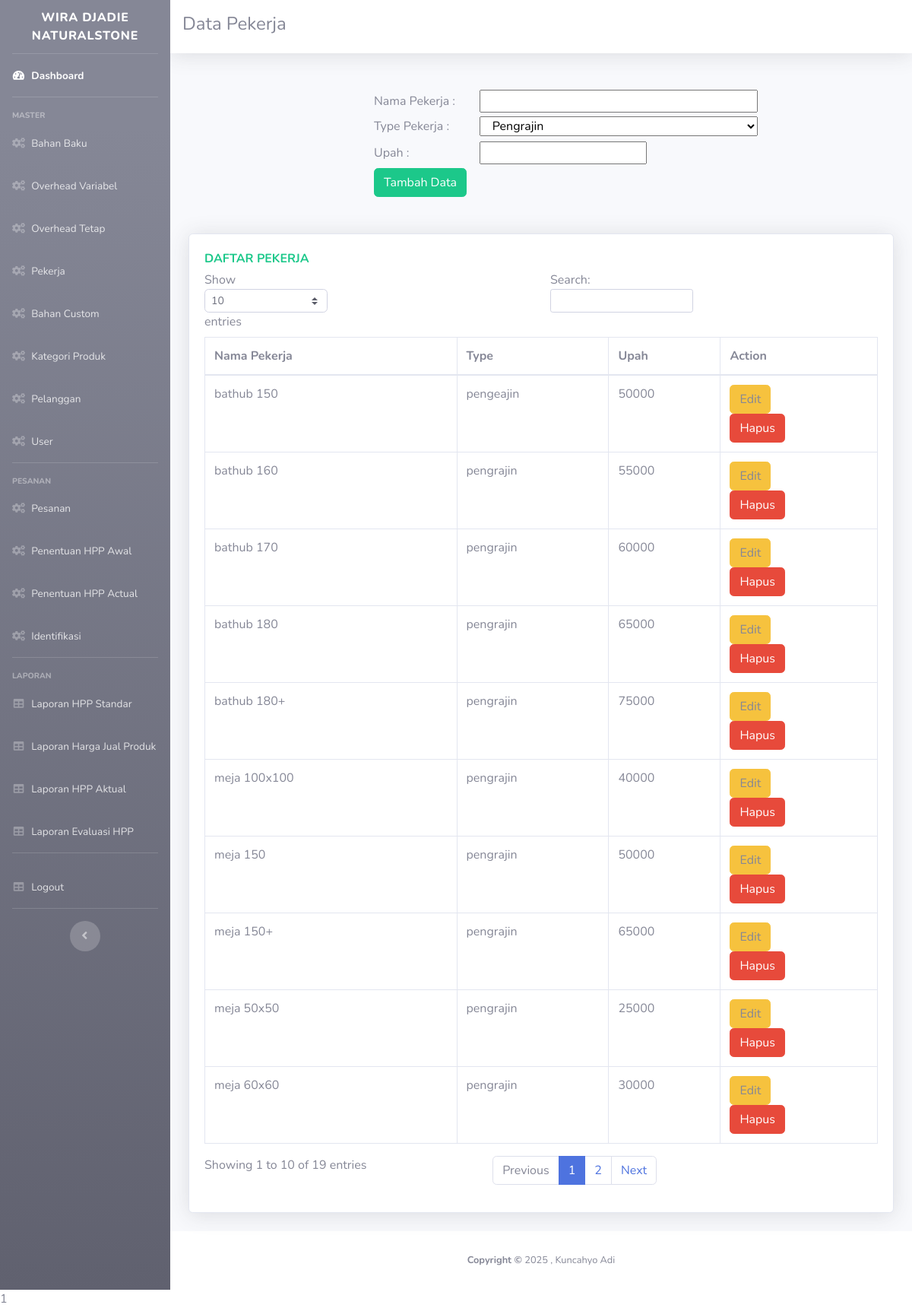
/pekerja.php, run on the app's committed database.
### tables this page shows
CREATE TABLE `biaya_tenaga_kerja_langsung_standar` (
  `id_btkl_standar` int(11) NOT NULL,
  `nama_btkl_standar` varchar(250) NOT NULL,
  `type_btkl_standar` varchar(150) NOT NULL,
  `upah_btkl_standar` float NOT NULL,
  `satuan_btkl_standar` varchar(20) NOT NULL,
  `jumlah_satuan_btkl_standar` int(11) NOT NULL
);

### pekerja.php (the view, shortened to what this page needs)
    <?php
        include '_partial/head.php';
        include '_partial/sidebar.php';
        include 'koneksi1.php';
    ?>
      <div id="content">
        <nav class="navbar navbar-expand navbar-light bg-white topbar mb-4 static-top shadow">
<h4> Data Pekerja</h4>
        </nav>
        <div class="container-fluid">
          <br>
           <div class="row col-12">
              <form class="col-12" role="form" action="insertpekerja.php" method="post" enctype="multipart/form-data">
                    <label class="form-label col-2 offset-3">Nama Pekerja :</label>
                    <input type="text" id="nama" name="nama" class="form-select col-5">
                    <br>
                    <label class="form-label col-2 offset-3">Type Pekerja :</label>
                    <select id="type" name="type" class="form-select col-5">
                        <option value="Pengrajin">Pengrajin</option>
                    </select>
                    <br>
                    <label class="form-label col-2 offset-3">Upah :</label>
                    <input type="number" id="upah" name="upah" class="form-select col-3">
                    <br>
                  <div class="button col-5 offset-3">
                    <button class="btn btn-success" type="submit">Tambah Data</button>
                    <br>
                  </div>
              </form>
          </div>
          <br><br>
            <div class="row">
            <div class="col-xl-12">
                <div class="card shadow mb-4">
                <div class="card-body tab-content" id="myTabContent">
                <div class="text-x font-weight-bold text-success text-uppercase mb-1">Daftar Pekerja</div>
                <div class="table-responsive tab-pane fade show active" id="bb">
                <table class="table table-bordered" id="dataTable" width="100%" cellspacing="0">
                    <thead>
                        <tr>
                            <th>Nama Pekerja</th>
                            <th>Type</th>
                            <th>Upah</th>
                            <th>Action</th>
                    </thead>
                    <tbody>
                       <?php
                          $sql = 'SELECT * FROM biaya_tenaga_kerja_langsung_standar';
                          $query = mysqli_query($koneksi, $sql);
                             while ($row = mysqli_fetch_array($query))
                                {
                                 ?>
                                  <tr>
                                      <td><?php echo $row['nama_btkl_standar'];?></td>
                                      <td><?php echo $row['type_btkl_standar'];?></td>
                                      <td><?php echo $row['upah_btkl_standar'];?></td>
                                      <td>
                                          <a class="btn btn-warning" data-toggle="modal" data-target="#exampleModal<?php echo $row['id_btkl_standar'];?>">Edit</a>
                                          <br>
                                          <a class="btn btn-danger" href="deletepekerja.php?id=<?php echo $row['id_btkl_standar'];?>">Hapus
                                      </td>
                                  </tr>
                          <?php } ?>
                    </tbody>
                </table>
              </div>
            </div>
            </div>
            </div>
            </div>
        </div>
      </div>
<?php include '_partial/footer.php'?>

### data on the page
biaya_tenaga_kerja_langsung_standar: nama_btkl_standar "bathub 150", type_btkl_standar "pengeajin", upah_btkl_standar "50000"
biaya_tenaga_kerja_langsung_standar: nama_btkl_standar "bathub 160", type_btkl_standar "pengrajin", upah_btkl_standar "55000"
biaya_tenaga_kerja_langsung_standar: nama_btkl_standar "bathub 170", type_btkl_standar "pengrajin", upah_btkl_standar "60000"
biaya_tenaga_kerja_langsung_standar: nama_btkl_standar "bathub 180", type_btkl_standar "pengrajin", upah_btkl_standar "65000"
biaya_tenaga_kerja_langsung_standar: nama_btkl_standar "bathub 180+", type_btkl_standar "pengrajin", upah_btkl_standar "75000"
biaya_tenaga_kerja_langsung_standar: nama_btkl_standar "meja 50x50", type_btkl_standar "pengrajin", upah_btkl_standar "25000"
biaya_tenaga_kerja_langsung_standar: nama_btkl_standar "meja 60x60", type_btkl_standar "pengrajin", upah_btkl_standar "30000"
biaya_tenaga_kerja_langsung_standar: nama_btkl_standar "meja 100x100", type_btkl_standar "pengrajin", upah_btkl_standar "40000"
biaya_tenaga_kerja_langsung_standar: nama_btkl_standar "meja 150", type_btkl_standar "pengrajin", upah_btkl_standar "50000"
biaya_tenaga_kerja_langsung_standar: nama_btkl_standar "meja 150+", type_btkl_standar "pengrajin", upah_btkl_standar "65000"
